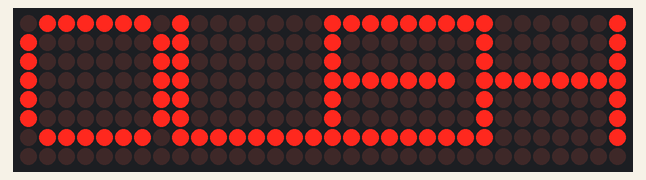
Recording of a sketch running on a simulated Arduino Mega 2560, built with avr-gcc and run on an emulated ATmega2560. Parts: 32×8 LED matrix.

Above: at 0.1 s.

The sketch:

LedControl.ino
```cpp
#include <LedControl.h>

// DIN, CLK, CS, number of devices
LedControl lc(23, 18, 5, 4);

void setup() {
  for (int i = 0; i < 4; i++) {
    lc.shutdown(i, false);
    lc.setIntensity(i, 8);
    lc.clearDisplay(i);
  }

  // Simple font for letters (8x8 bitmaps)
  byte H[8] = {B10000001, B10000001, B10000001, B11111111, B10000001, B10000001, B10000001, B00000000};
  byte E[8] = {B11111111, B10000000, B10000000, B11111110, B10000000, B10000000, B11111111, B00000000};
  byte L[8] = {B10000000, B10000000, B10000000, B10000000, B10000000, B10000000, B11111111, B00000000};
  byte O[8] = {B01111110, B10000001, B10000001, B10000001, B10000001, B10000001, B01111110, B00000000};

  // Show each letter on each module (H E L L O)
  drawLetter(0, H);
  drawLetter(1, E);
  drawLetter(2, L);
  drawLetter(3, O);
}

void drawLetter(int dev, byte letter[8]) {
  for (int row = 0; row < 8; row++) {
    lc.setRow(dev, row, letter[row]);
  }
}

void loop() {}
```
